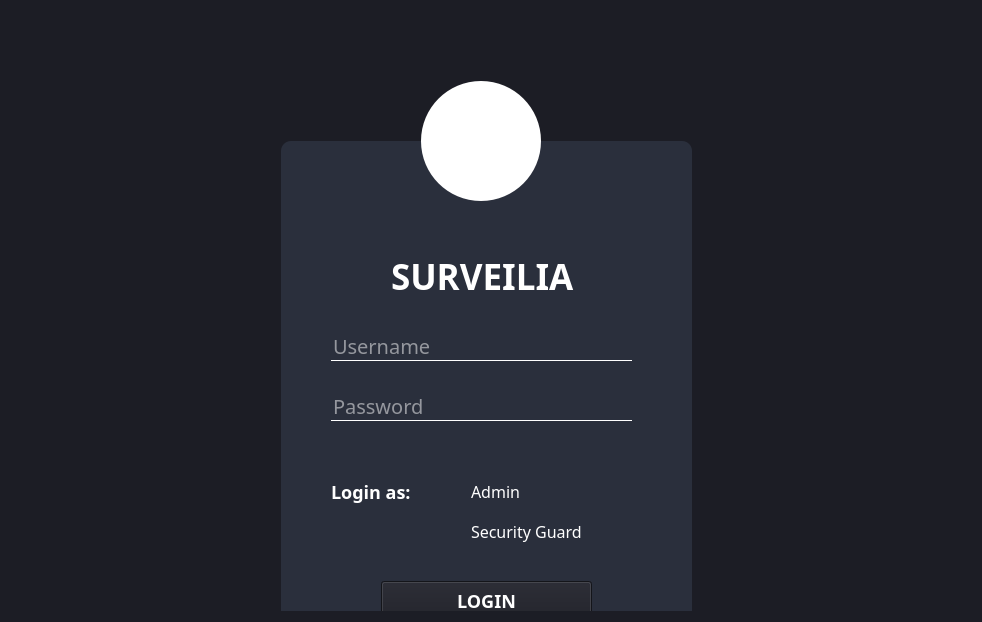
      <widget class="QWidget" name="login_page">
       <property name="styleSheet">
        <string notr="true">*{
font-family: century gothic;
font-size: 30px;
background-color:#1C1D25;
}
QFrame{
background: #2A2F3C ;
border-radius:10px;

}
QLabel{
color:white;
font-weight: bold;
}
QToolButton{
background:white;
border-radius:60px;
}
QLineEdit{
background: transparent;
border:none;
color:WHITE;
border-bottom:1px solid WHITE;
font-size:20px;

}
QPushButton{
font-size:18px;
font-weight:bold;
color:white ;
background-color:#1C1D25;
}
QPushButton:hover{
color:white;
background-color:black;
}
#logoLabel{
background:transparent;
}</string>
       </property>
       <layout class="QHBoxLayout" name="horizontalLayout_2">
        <item>
         <layout class="QHBoxLayout" name="horizontalLayout">
          <item>
           <spacer name="horizontalSpacer_2">
            <property name="orientation">
             <enum>Qt::Horizontal</enum>
            </property>
            <property name="sizeType">
             <enum>QSizePolicy::MinimumExpanding</enum>
            </property>
            <property name="sizeHint" stdset="0">
             <size>
              <width>200</width>
              <height>20</height>
             </size>
            </property>
           </spacer>
          </item>
          <item>
           <widget class="QWidget" name="login_widget" native="true">
            <property name="sizePolicy">
             <sizepolicy hsizetype="Preferred" vsizetype="Preferred">
              <horstretch>0</horstretch>
              <verstretch>0</verstretch>
             </sizepolicy>
            </property>
            <property name="minimumSize">
             <size>
              <width>560</width>
              <height>600</height>
             </size>
            </property>
            <widget class="QLabel" name="logo1_label">
             <property name="geometry">
              <rect>
               <x>200</x>
               <y>80</y>
               <width>150</width>
               <height>100</height>
              </rect>
             </property>
             <property name="styleSheet">
              <string notr="true">background: transparent;</string>
             </property>
             <property name="text">
              <string/>
             </property>
             <property name="pixmap">
              <pixmap>:/logo/surveilialogo.PNG</pixmap>
             </property>
             <property name="scaledContents">
              <bool>true</bool>
             </property>
            </widget>
            <widget class="QFrame" name="loginForm_frame">
             <property name="geometry">
              <rect>
               <x>70</x>
               <y>130</y>
               <width>411</width>
               <height>571</height>
              </rect>
             </property>
             <property name="frameShape">
              <enum>QFrame::StyledPanel</enum>
             </property>
             <property name="frameShadow">
              <enum>QFrame::Raised</enum>
             </property>
             <widget class="QLabel" name="title1_label">
              <property name="geometry">
               <rect>
                <x>110</x>
                <y>100</y>
                <width>221</width>
                <height>71</height>
               </rect>
              </property>
              <property name="styleSheet">
               <string notr="true">font-size:35px;</string>
              </property>
              <property name="text">
               <string>SURVEILIA</string>
              </property>
             </widget>
             <widget class="QLineEdit" name="username1_field">
              <property name="geometry">
               <rect>
                <x>50</x>
                <y>190</y>
                <width>301</width>
                <height>30</height>
               </rect>
              </property>
              <property name="placeholderText">
               <string>Username</string>
              </property>
             </widget>
             <widget class="QLineEdit" name="password1_field">
              <property name="geometry">
               <rect>
                <x>50</x>
                <y>250</y>
                <width>301</width>
                <height>30</height>
               </rect>
              </property>
              <property name="echoMode">
               <enum>QLineEdit::Password</enum>
              </property>
              <property name="placeholderText">
               <string>Password</string>
              </property>
             </widget>
             <widget class="QPushButton" name="login_pushButton">
              <property name="geometry">
               <rect>
                <x>100</x>
                <y>440</y>
                <width>211</width>
                <height>40</height>
               </rect>
              </property>
              <property name="text">
               <string>LOGIN</string>
              </property>
             </widget>
             <widget class="QRadioButton" name="security_radioButton">
              <property name="geometry">
               <rect>
                <x>170</x>
                <y>380</y>
                <width>151</width>
                <height>21</height>
               </rect>
              </property>
              <property name="styleSheet">
               <string notr="true">QRadioButton{
color:WHITE;
font-size:16px;
background:transparent;


}</string>
              </property>
              <property name="text">
               <string>Security Guard</string>
              </property>
             </widget>
             <widget class="QRadioButton" name="admin_radioButton">
              <property name="geometry">
               <rect>
                <x>170</x>
                <y>340</y>
                <width>141</width>
                <height>20</height>
               </rect>
              </property>
              <property name="styleSheet">
               <string notr="true">QRadioButton{
color:WHITE;
font-size:16px;
background:transparent;

}</string>
              </property>
              <property name="text">
               <string>Admin</string>
              </property>
             </widget>
             <widget class="QLabel" name="loginas1_label">
              <property name="geometry">
               <rect>
                <x>50</x>
                <y>330</y>
                <width>91</width>
                <height>41</height>
               </rect>
              </property>
              <property name="styleSheet">
               <string notr="true">*{
background: transparent;
border:none;
color:WHITE;
font-size:18px;
font-weight:500;

}</string>
              </property>
              <property name="text">
               <string>Login as:</string>
              </property>
             </widget>
             <widget class="QLabel" name="loginFlag_label">
              <property name="geometry">
               <rect>
                <x>50</x>
                <y>290</y>
                <width>301</width>
                <height>16</height>
               </rect>
              </property>
              <property name="styleSheet">
               <string notr="true">font-size:16px;
COLOR:red;</string>
              </property>
              <property name="text">
               <string/>
              </property>
             </widget>
             <widget class="QToolButton" name="eye_toolButton">
              <property name="geometry">
               <rect>
                <x>320</x>
                <y>250</y>
                <width>27</width>
                <height>22</height>
               </rect>
              </property>
              <property name="styleSheet">
               <string notr="true">background: #2A2F3C ;
</string>
              </property>
              <property name="text">
               <string/>
              </property>
              <property name="icon">
               <iconset>
                <normaloff>:/logo/invisible-24.png</normaloff>:/logo/invisible-24.png</iconset>
              </property>
             </widget>
            </widget>
            <widget class="QToolButton" name="logo1_toolButton">
             <property name="geometry">
              <rect>
               <x>210</x>
               <y>70</y>
               <width>120</width>
               <height>120</height>
              </rect>
             </property>
             <property name="text">
              <string/>
             </property>
            </widget>
            <zorder>loginForm_frame</zorder>
            <zorder>logo1_toolButton</zorder>
            <zorder>logo1_label</zorder>
           </widget>
          </item>
          <item>
           <spacer name="horizontalSpacer">
            <property name="orientation">
             <enum>Qt::Horizontal</enum>
            </property>
            <property name="sizeType">
             <enum>QSizePolicy::MinimumExpanding</enum>
            </property>
            <property name="sizeHint" stdset="0">
             <size>
              <width>200</width>
              <height>20</height>
             </size>
            </property>
           </spacer>
          </item>
         </layout>
        </item>
       </layout>
      </widget>
